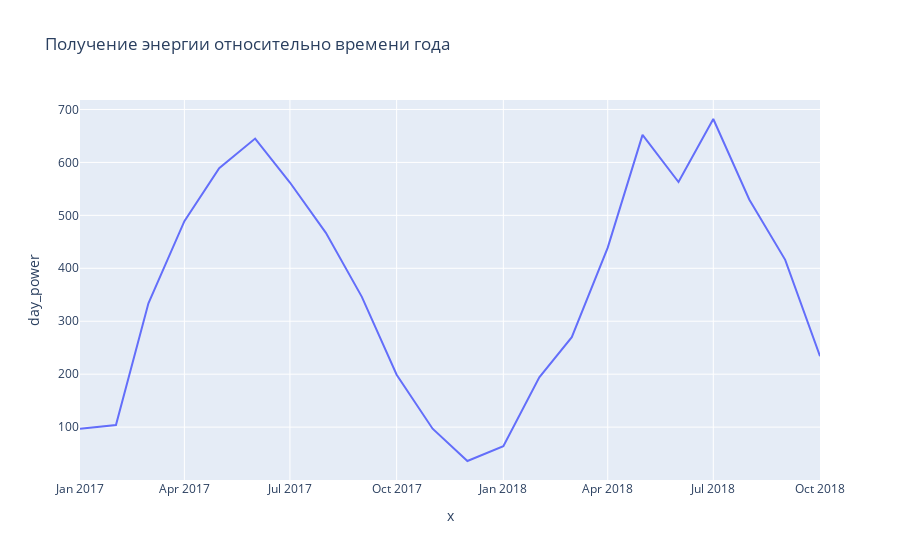

The notebook cell saved with this chart:
### Markdown cell above
3. Постройте график временного ряда - ежемесячной выработки солнечной энергии. Не забудьте подписать оси и сам график.
Укажите в какие сезоны наблюдается подъем, а в какие спад?

### Code cell
data['day_power'] = data['cum_power'].diff()
data['date'] = pd.to_datetime(data['date'])
month = data.groupby(data['date'].dt.to_period('m')).sum()

fig = px.line(month, x=month.index.to_timestamp(), y='day_power', title='Получение энергии относительно времени года')
fig.show()

### Figure 1 — Plotly figure (JSON) as saved in the notebook; plotly's stock layout.template omitted (floating-point values rounded to 4 significant figures)
{"data": [{"hovertemplate": "x=%{x}<br>day_power=%{y}<extra></extra>", "legendgroup": "", "line": {"color": "#636efa", "dash": "solid"}, "marker": {"symbol": "circle"}, "mode": "lines", "name": "", "orientation": "v", "showlegend": false, "type": "scatter", "x": ["2017-01-01T00:00:00", "2017-02-01T00:00:00", "2017-03-01T00:00:00", "2017-04-01T00:00:00", "2017-05-01T00:00:00", "2017-06-01T00:00:00", "2017-07-01T00:00:00", "2017-08-01T00:00:00", "2017-09-01T00:00:00", "2017-10-01T00:00:00", "2017-11-01T00:00:00", "2017-12-01T00:00:00", "2018-01-01T00:00:00", "2018-02-01T00:00:00", "2018-03-01T00:00:00", "2018-04-01T00:00:00", "2018-05-01T00:00:00", "2018-06-01T00:00:00", "2018-07-01T00:00:00", "2018-08-01T00:00:00", "2018-09-01T00:00:00", "2018-10-01T00:00:00"], "xaxis": "x", "y": [97, 104, 334, 489, 589, 645, 562, 467, 346, 199, 97, 36, 64, 194, 270, 439, 652, 563, 682, 530, 416, 234], "yaxis": "y"}], "layout": {"legend": {"tracegroupgap": 0}, "title": {"text": "Получение энергии относительно времени года"}, "xaxis": {"anchor": "y", "domain": [0, 1], "title": {"text": "x"}}, "yaxis": {"anchor": "x", "domain": [0, 1], "title": {"text": "day_power"}}}}
